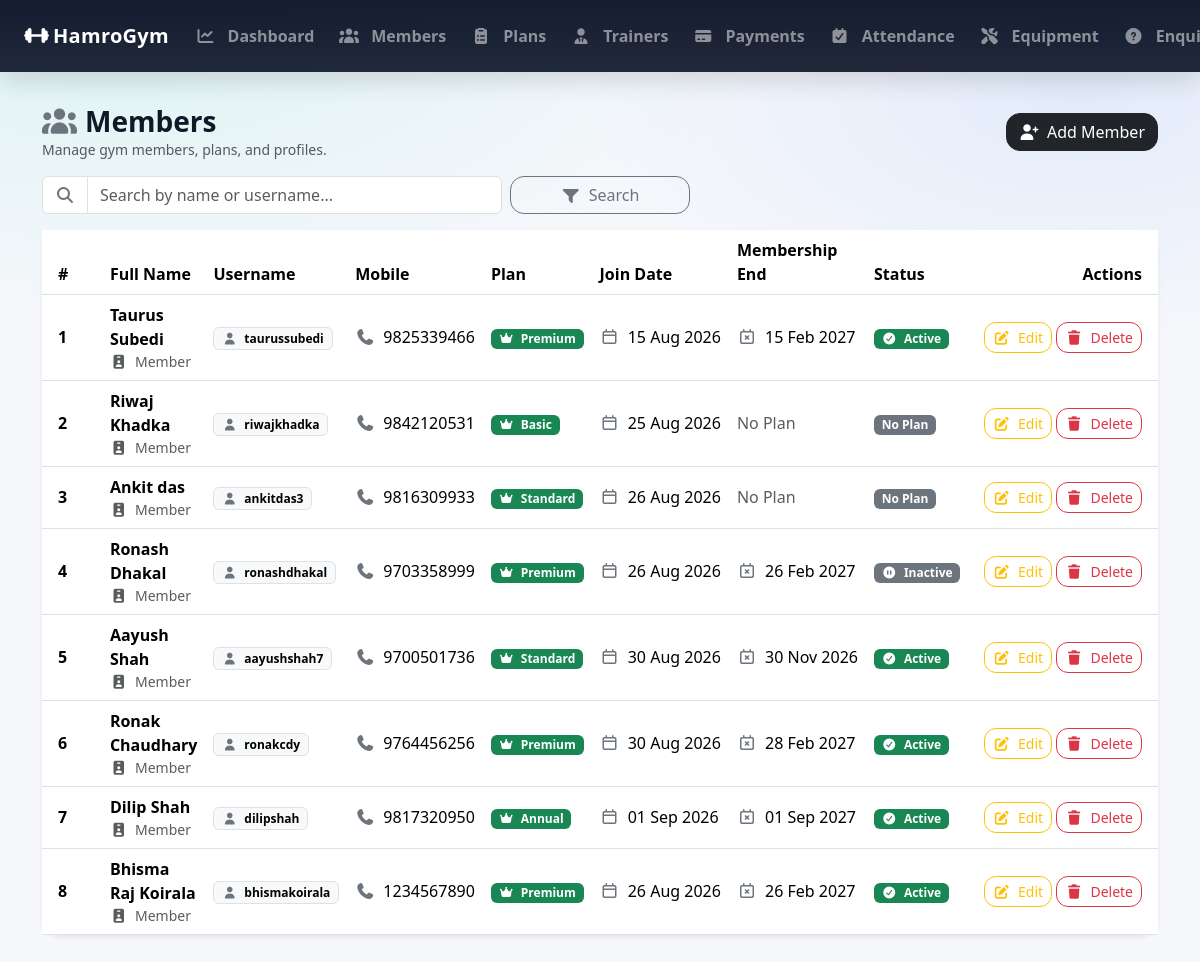
Page /admin_members/ (signed in) on the earlier database version.
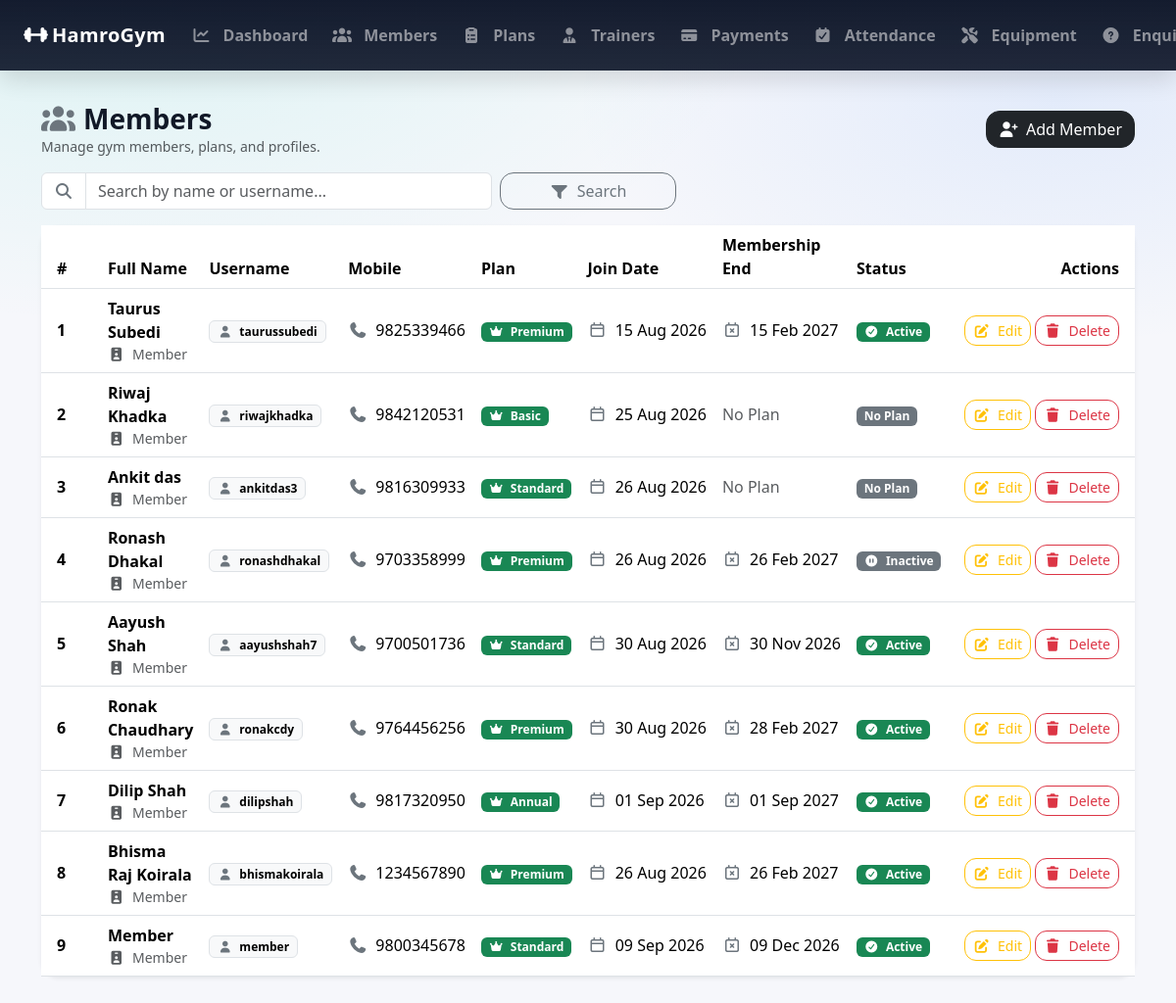
Same page on the later database version.
### GymApp/models.py (models this page shows, shortened)
class MemberProfile(models.Model):
    GENDER_CHOICES = (
        ('MALE', 'Male'),
        ('FEMALE', 'Female'),
        ('OTHER', 'Other'),
    )
    user = models.OneToOneField(settings.AUTH_USER_MODEL, on_delete=models.CASCADE, related_name='member_profile')
    full_name = models.CharField(max_length=100)
    mobile = models.CharField(max_length=15)
    age = models.PositiveIntegerField(null=True, blank=True)
    gender = models.CharField(max_length=10, choices=GENDER_CHOICES, null=True, blank=True)
    address = models.TextField(blank=True)
    join_date = models.DateField(default=timezone.now)
    plan = models.ForeignKey(MembershipPlan,
                             on_delete=models.SET_NULL, # If plan is deleted, set to null
                             null=True, blank=True,
                             related_name='members'
                             )
    trainer = models.ForeignKey(
        Trainer,
        on_delete=models.SET_NULL,  # If trainer is deleted, set to null
        null=True, blank=True,
        related_name='members' # access members via trainer.members
    )
    membership_start = models.DateField(null=True, blank=True)
    membership_end = models.DateField(null=True, blank=True)
    is_membership_active = models.BooleanField(default=True)

class User(AbstractUser):
    ROLE_CHOICES = [
        ('ADMIN', 'Admin'),
        ('MEMBER', 'Member'),
    ]
    role = models.CharField(max_length=20, choices=ROLE_CHOICES, default='MEMBER')

class MembershipPlan(models.Model):
    name = models.CharField(max_length=100)
    duration_months = models.PositiveIntegerField()
    fee = models.PositiveIntegerField()
    description = models.TextField(blank=True)

### GymApp/views.py (the view)
    def wrapper(request, *args, **kwargs):
        if not request.user.is_authenticated or getattr(request.user, 'role', None) != 'ADMIN':
            messages.error(request, 'You must be logged in as an admin to access this page.')
            return redirect('admin_login')  # Redirect to the admin login page
        return view_func(request, *args, **kwargs)

### GymApp/views.py (called while the page is built)
def admin_required(view_func):
    def wrapper(request, *args, **kwargs):
        if not request.user.is_authenticated or getattr(request.user, 'role', None) != 'ADMIN':
            messages.error(request, 'You must be logged in as an admin to access this page.')
            return redirect('admin_login')  # Redirect to the admin login page
        return view_func(request, *args, **kwargs)
    return wrapper

@admin_required
def admin_members_list(request):
    search = request.GET.get('search', '')
    members = MemberProfile.objects.all().select_related('user', 'plan')
    if search:
        members = members.filter(full_name__icontains=search)
    return render(request, 'admin_members_list.html', {'members': members, 'search' : search, 'today': timezone.now().date()})

### GymApp/templates/admin_members_list.html (shortened to what this page needs)
{% extends 'base.html' %} {% block title %}Members - Admin{% endblock %}
{% block content %}
<div
  class="d-flex flex-wrap justify-content-between align-items-center gap-2 mb-3"
>
  <div>
    <h3 class="mb-0 fw-bold">
      <i class="fa-solid fa-users me-2 text-secondary"></i>Members
    </h3>
    <div class="text-muted small">Manage gym members, plans, and profiles.</div>
  </div>
  <a
    href="{% url 'admin_member_add' %}"
    class="btn btn-dark"
    style="border-radius: 14px"
  >
    <i class="fa-solid fa-user-plus me-2"></i>Add Member
  </a>
</div>
<form method="get" class="row g-2 align-items-center mb-3">
  <div class="col-12 col-md-6 col-lg-5">
    <div class="input-group">
      <span class="input-group-text bg-white">
        <i class="fa-solid fa-magnifying-glass text-secondary"></i>
      </span>
      <input
        type="text"
        name="search"
        value="{{ search }}"
        class="form-control"
        placeholder="Search by name or username..."
      />
    </div>
  </div>
  <div class="col-12 col-md-3 col-lg-2">
    <button class="btn btn-outline-secondary w-100" style="border-radius: 14px">
      <i class="fa-solid fa-filter me-2"></i>Search
    </button>
  </div>
</form>
<div class="card border-0 shadow-sm" style="border-radius: 18px">
  <div class="card-body p-0">
    <div class="table-responsive">
      <table class="table table-hover align-middle mb-0">
        <thead style="background: rgba(15, 23, 42, 0.98); color: #fff">
          <tr>
            <th class="ps-3" style="width: 60px">#</th>
            <th>Full Name</th>
            <th>Username</th>
            <th>Mobile</th>
            <th>Plan</th>
            <th>Join Date</th>
            <th>Membership End</th>
            <th>Status</th>
            <th class="text-end pe-3" style="width: 190px">Actions</th>
          </tr>
        </thead>
        <tbody>
          {% for m in members %}
          <tr>
            <td class="ps-3 fw-semibold">{{ forloop.counter }}</td>
            <td>
              <div class="fw-semibold">{{ m.full_name }}</div>
              <div class="small text-muted">
                <i class="fa-solid fa-id-badge me-1"></i>
                Member
              </div>
            </td>
            <td>
              <span class="badge text-bg-light border">
                <i class="fa-solid fa-user me-1 text-secondary"></i>
                {{ m.user.username }}
              </span>
            </td>
            <td>
              {% if m.mobile %}
              <span class="text-nowrap">
                <i class="fa-solid fa-phone me-1 text-secondary"></i>
                {{ m.mobile }}
              </span>
              {% else %}
              <span class="text-muted">-</span>
              {% endif %}
            </td>
            <td>
              {% if m.plan %}
              <span class="badge text-bg-success">
                <i class="fa-solid fa-crown me-1"></i>
                {{ m.plan.name }}
              </span>
              {% else %}
              <span class="text-muted">-</span>
              {% endif %}
            </td>
            <td class="text-nowrap">
              {% if m.join_date %}
              <i class="fa-regular fa-calendar me-1 text-secondary"></i>
              {{ m.join_date|date:"d M Y" }} {% else %}
              <span class="text-muted">-</span>
              {% endif %}
            </td>
            <td class="text-nowrap">
              {% if m.membership_end %}
              <i class="fa-regular fa-calendar-xmark me-1 text-secondary"></i>
              {{ m.membership_end|date:"d M Y" }} {% else %}
              <span class="text-muted"> No Plan </span>
              {% endif %}
            </td>
            <td>
              {% if m.membership_end %} {% if m.membership_end < today %}
              <span class="badge text-bg-danger">
                <i class="fa-solid fa-circle-xmark me-1"></i>
                Expired
              </span>
              {% elif m.is_membership_active %}
              <span class="badge text-bg-success">
                <i class="fa-solid fa-circle-check me-1"></i>
                Active
              </span>
              {% else %}
              <span class="badge text-bg-secondary">
                <i class="fa-solid fa-circle-pause me-1"></i>
                Inactive
              </span>
              {% endif %} {% else %}
              <span class="badge text-bg-secondary"> No Plan </span>
              {% endif %}
            </td>
            <td class="text-end pe-3">
              <a
                href="{% url 'admin_member_edit' m.id %}"
                class="btn btn-sm btn-outline-warning"
                style="border-radius: 12px"
              >
                <i class="fa-solid fa-pen-to-square me-1"></i>
                Edit
              </a>
              <form
                action="{% url 'admin_member_delete' m.id %}"
                method="post"
                class="d-inline-block"
              >
                <button
                  type="submit"
                  class="btn btn-sm btn-outline-danger"
                  style="border-radius: 12px"
                  onclick="return confirm('Delete this member?');"
                >
                  <i class="fa-solid fa-trash me-1"></i>
                  Delete
                </button>
              </form>
            </td>
          </tr>
          {% endfor %}
        </tbody>
      </table>
    </div>
  </div>
</div>
{% endblock %}

### GymApp/templates/base.html (shortened to what this page needs)
{% load static %}
<!doctype html>
<html lang="en">
  <head>
    <link
      rel="stylesheet"
      href="https://cdn.jsdelivr.net/npm/bootstrap@5.3.8/dist/css/bootstrap.min.css"
    />
    <link
      rel="stylesheet"
      href="https://cdnjs.cloudflare.com/ajax/libs/font-awesome/7.3.0/css/all.min.css"
    />
  </head>
  <body
    class="{% if user.is_authenticated and user.role == 'ADMIN' %} role-admin {% elif user.is_authenticated and user.role == 'MEMBER' %} role-member {% else %} role-guest {% endif %}"
  >
    <nav class="navbar navbar-expand-lg navbar-dark fixed-top">
      <div class="container-fluid px-3 px-lg-4">
        <a
          class="navbar-brand d-flex align-items-center gap-1"
          href="{% url 'home' %}"
        >
          <i class="fa-solid fa-dumbbell"></i>
          <span>HamroGym</span>
        </a>
        <div class="collapse navbar-collapse" id="mainNavbar">
          <ul class="navbar-nav ms-auto">
            {% if user.is_authenticated %}
            {% if user.role == 'ADMIN' %}
            <li class="nav-item">
              <a class="nav-link" href="{% url 'admin_dashboard' %}">
                <i class="fa-solid fa-chart-line me-2"></i>
                Dashboard
              </a>
            </li>
            <li class="nav-item">
              <a class="nav-link" href="{% url 'admin_members_list' %}">
                <i class="fa-solid fa-users me-2"></i>
                Members
              </a>
            </li>
            <li class="nav-item">
              <a class="nav-link" href="{% url 'admin_plans_list' %}">
                <i class="fa-solid fa-clipboard-list me-2"></i>
                Plans
              </a>
            </li>
            <li class="nav-item">
              <a class="nav-link" href="{% url 'admin_trainers_list' %}">
                <i class="fa-solid fa-user-tie me-2"></i>
                Trainers
              </a>
            </li>
            <li class="nav-item">
              <a class="nav-link" href="{% url 'admin_payments_list' %}">
                <i class="fa-solid fa-credit-card me-2"></i>
                Payments
              </a>
            </li>
            <li class="nav-item">
              <a class="nav-link" href="{% url 'admin_attendance_list' %}">
                <i class="fa-solid fa-calendar-check me-2"></i>
                Attendance
              </a>
            </li>
            <li class="nav-item">
              <a class="nav-link" href="{% url 'admin_equipment_list' %}">
                <i class="fa-solid fa-screwdriver-wrench me-2"></i>
                Equipment
              </a>
            </li>
            <li class="nav-item">
              <a class="nav-link" href="{% url 'admin_enquiries_list' %}">
                <i class="fa-solid fa-circle-question me-2"></i>
                Enquiries
              </a>
            </li>
            {% endif %}
            {% endif %}
          </ul>
        </div>
      </div>
    </nav>
    <div class="container-wrapper">
      <div class="container">
        <div class="page-shell">{% block content %} {% endblock %}</div>
      </div>
    </div>
  </body>
</html>

### GymApp/templates/base.html (style rules this page uses)
:root { --brand: #00d1b2; --dark-2: #0f172a; --card: #ffffff; --muted: #6b7280; }
html { margin: 0; padding: 0; }
body { margin: 0 !important; padding: 0 !important; background: radial-gradient( 1200px 600px at 10% 0%, rgba(0, 209, 178, 0.1), transparent 55% ), radial-gradient( 900px 450px at 90% 10%, rgba(59, 130, 246, 0.1), transparent 55% ), #f6f7fb; color: #111827; }
.navbar { min-height: 72px; position: fixed !important; top: 0 !important; left: 0 !important; right: 0 !important; margin: 0 !important; background: linear-gradient( 180deg, rgba(15, 23, 42, 0.98), rgba(15, 23, 42, 0.92) ) !important; box-shadow: 0 10px 25px rgba(0, 0, 0, 0.12); z-index: 1030; }
body > nav:first-child { margin-top: 0 !important; }
.navbar-brand { font-weight: 800; letter-spacing: 0.3px; white-space: nowrap; }
.navbar-nav { display: flex; align-items: center; gap: 4px; }
.nav-link { font-weight: 600; opacity: 0.92; border-radius: 10px; padding: 0.55rem 0.65rem !important; margin: 0 !important; white-space: nowrap; transition: background 0.2s ease, opacity 0.2s ease; }
.container-wrapper { width: 100%; padding-top: 105px; padding-bottom: 40px; }
.page-shell { background: transparent; border: 0; border-radius: 0; padding: 0; box-shadow: none; }
@media (min-width: 992px) { .navbar-nav { flex-wrap: nowrap; } }
@media (min-width: 992px) { .navbar-nav .nav-item { flex: 0 0 auto; } }

Differences in the rows shown:
added MemberProfile: full_name "Member", user.username "member", mobile "9800345678", plan.name "Standard", join_date "09 Sep 2026", membership_end "09 Dec 2026", is_membership_active True (drawn)
